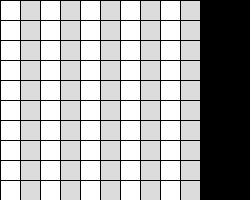
Frame 1 (no input)
Frame 60 (the mouse pressed at the canvas centre just before this capture): identical to frame 1, image omitted
Frame 120 (the mouse held since frame 60 and released just before this capture): identical to frame 1, image omitted

The Processing sketch that drew this single still picture (run headless with seeded random() and noise(); from frame 60 on, the mouse is pressed at the canvas centre):

// Processing sketch: processing_30818
// ── processing_30818.pde

//step sequencer 0.1 (no bpm yet, just timer) 
//started from 2d array demo on processing.org

Cell[][] grid;

int cols = 10;
int rows = 10;
int starttime; 
int delaytime = 925; 
int curtime;   
float count_up; 
float count_down; 
int steptimer;
boolean play = false;
  
void setup() {
  size(250,200);
  grid = new Cell[cols][rows];
  for (int i = 0; i < cols; i++) {
    for (int j = 0; j < rows; j++) {
      grid[i][j] = new Cell(i*20,j*20,20,20);
    }
  }
}

void draw() {
  background(0);

  for (int i = 0; i < cols; i++) {
    for (int j = 0; j < rows; j++) {
      if ((i & 1) == 0) {
        // even rows white
      grid[i][j].display(255);      
      } else {
       // odd rows gray
      grid[i][j].display(220);
      }
    }
    
    if (play == true) {
    int j;
      if (millis() - starttime < delaytime) {       
          count_up = (millis() - starttime); 
          count_down = delaytime - count_up; 
          steptimer = floor(10 / (delaytime / count_up));        
          fill(0);
          textSize(12);
          text(steptimer, mouseX, mouseY);
            for (j = 0; j < rows; j++) {
            grid[steptimer][j].display(120);
            grid[steptimer][j].trigger(steptimer,j);
            }  
        } else {
          starttime = millis();
          j = 0;
        }
     }
  }
}
  
void mousePressed() {
  if (mouseButton == LEFT) {

    int xX = int(mouseX)/20;
    int yY = int(mouseY)/20;    
//    fill(255);
//    textSize(12);
//    text( xX + " " + yY, mouseX, mouseY);
    grid[xX][yY].pressed();
  }
  if (mouseButton == RIGHT) {
     starttime = millis();  
    if (play == true) { play = false; } 
    else { play = true; }
  }
}

// A Cell object
class Cell {
  float x,y;
  float w,h;
  boolean active = false;
  
  // Cell Constructor
  Cell(float tempX, float tempY, float tempW, float tempH) {
    x = tempX;
    y = tempY;
    w = tempW;
    h = tempH;
  } 
  
  void display( int step ) {
    stroke(0);
 
    if (active == true) {
      fill(0);
    } else {
      fill(step);
    }
    
    rect(x,y,w,h); 
    fill(255,0,0);
    //textSize(5);
    //text("X: " + x, x, y-9);
    //text("Y: " + y, x, y);
  }
  
  void pressed() {
    if (active == true) { active = false; } 
    else { active = true; }
  }

  void trigger(int x, int y) {
    int y2;
    y2 = y+1;
    textSize(21);
      if (active == true) { 
     //cell is triggered, do stuff here (play wav, whatever)
     //i just display text showing the triggered cell[][] info for testing
      text(x + " " + y, 210, y2*20); 
      }
    }
    
}
 
